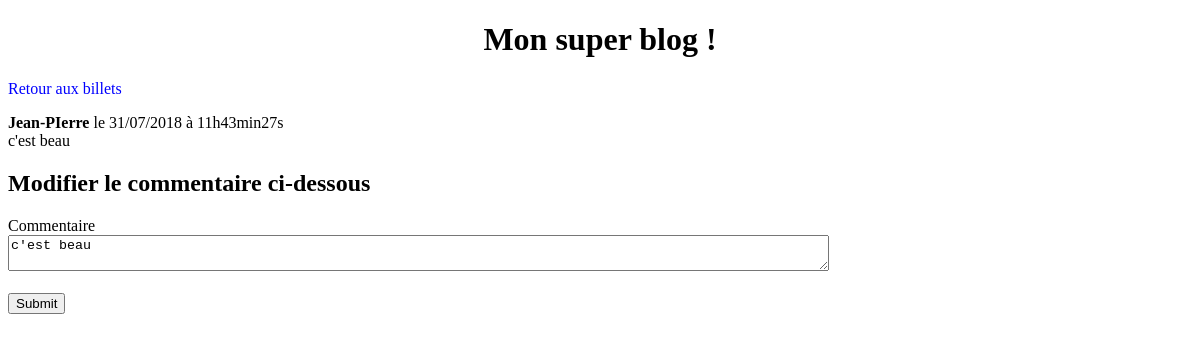
Page /index.php?action=modifyComment&id=19 on the committed database.
### tables this page shows
CREATE TABLE `comments` (
  `ID` int(11) NOT NULL,
  `ID_Post` int(11) NOT NULL,
  `Author` varchar(255) NOT NULL,
  `Comment` text NOT NULL,
  `Comment_date` datetime NOT NULL DEFAULT CURRENT_TIMESTAMP
);

### models/frontend/CommentManager.php (called while the page is built, shortened)
<?php
class CommentManager extends Manager
{
	public function getComment($commentId)
	{
		$bdd = $this->dbConnect();
		$req = $bdd->prepare('SELECT id, id_post, author, comment, DATE_FORMAT(comment_date, \'%d/%m/%Y à %Hh%imin%ss\') AS comment_date_fr FROM comments WHERE id = ?');
		$req->execute(array($commentId));
		$req = $req->fetch();
		return $req;
	}
}

### views/frontend/modifyCommentView.php (the view, shortened to what this page needs)
<!DOCTYPE html>
<html>
    <head>
        <link href="./public/css/style.css" rel="stylesheet" />
    </head>
    <body>
        <h1>Mon super blog !</h1>
        <p><a href="index.php">Retour aux billets</a></p>
		<p>
			<strong><?= htmlspecialchars($comment['author']) ?></strong> le <?= htmlspecialchars($comment['comment_date_fr']) ?><br />
			<?= nl2br(htmlspecialchars($comment['comment'])) ?>
		</p>
		<h2>Modifier le commentaire ci-dessous</h2>
		<form action="index.php?action=changeComment&id=<?= htmlspecialchars($comment['id']) ?>&post=<?= htmlspecialchars($comment['id_post']) ?>" method="post">
			<div>
				<label for="comment">Commentaire</label><br />
				<textarea id="comment" name="comment" cols="100"><?= nl2br(htmlspecialchars($comment['comment'])) ?></textarea>
				<br /><br />
			</div>
			<div>
				<input type="submit" />
			</div>
		</form>
	</body>
</html>

### public/css/style.css (style rules this page uses)
h1, h3 { text-align:center; }
a { text-decoration: none; color: blue; }

### rows in the picture
comments: Author "Jean-PIerre", Comment "c'est beau", comment "c'est beau"

### other values in the picture
$comment['comment_date_fr'] "31/07/2018 à 11h43min27s"
